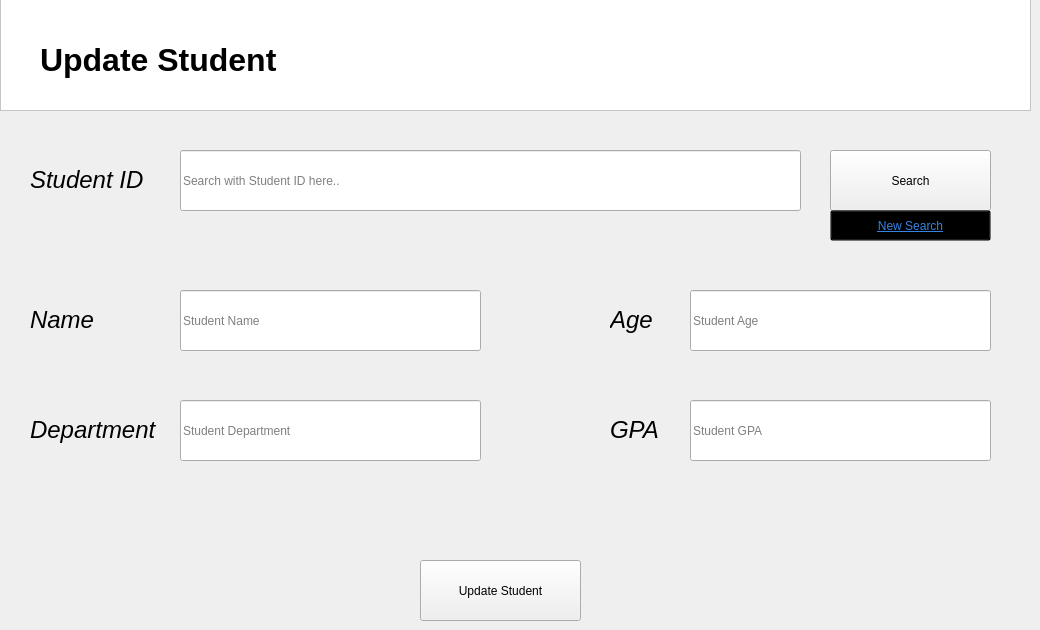
    <widget class="QWidget" name="update_students_page">
     <widget class="QFrame" name="frame_title_5">
      <property name="geometry">
       <rect>
        <x>0</x>
        <y>-10</y>
        <width>1031</width>
        <height>121</height>
       </rect>
      </property>
      <property name="styleSheet">
       <string notr="true">background-color: rgb(255, 255, 255);</string>
      </property>
      <property name="frameShape">
       <enum>QFrame::Shape::StyledPanel</enum>
      </property>
      <property name="frameShadow">
       <enum>QFrame::Shadow::Raised</enum>
      </property>
      <widget class="QLabel" name="label_title_4">
       <property name="geometry">
        <rect>
         <x>40</x>
         <y>40</y>
         <width>441</width>
         <height>61</height>
        </rect>
       </property>
       <property name="text">
        <string>&lt;html&gt;&lt;head/&gt;&lt;body&gt;&lt;p&gt;&lt;span style=&quot; font-size:24pt; font-weight:700;&quot;&gt;Update Student&lt;/span&gt;&lt;/p&gt;&lt;/body&gt;&lt;/html&gt;</string>
       </property>
      </widget>
     </widget>
     <widget class="QPushButton" name="btn_update">
      <property name="geometry">
       <rect>
        <x>420</x>
        <y>560</y>
        <width>161</width>
        <height>61</height>
       </rect>
      </property>
      <property name="cursor">
       <cursorShape>PointingHandCursor</cursorShape>
      </property>
      <property name="text">
       <string>Update Student</string>
      </property>
     </widget>
     <widget class="QLineEdit" name="field_gpa_u">
      <property name="geometry">
       <rect>
        <x>690</x>
        <y>400</y>
        <width>301</width>
        <height>61</height>
       </rect>
      </property>
      <property name="readOnly">
       <bool>false</bool>
      </property>
      <property name="placeholderText">
       <string>Student GPA</string>
      </property>
     </widget>
     <widget class="QLabel" name="label_28">
      <property name="geometry">
       <rect>
        <x>610</x>
        <y>400</y>
        <width>81</width>
        <height>61</height>
       </rect>
      </property>
      <property name="styleSheet">
       <string notr="true">background-color: transparent;</string>
      </property>
      <property name="text">
       <string>&lt;html&gt;&lt;head/&gt;&lt;body&gt;&lt;p&gt;&lt;span style=&quot; font-size:18pt; font-style:italic;&quot;&gt;GPA&lt;/span&gt;&lt;/p&gt;&lt;/body&gt;&lt;/html&gt;</string>
      </property>
     </widget>
     <widget class="QLineEdit" name="field_age_u">
      <property name="geometry">
       <rect>
        <x>690</x>
        <y>290</y>
        <width>301</width>
        <height>61</height>
       </rect>
      </property>
      <property name="cursor">
       <cursorShape>IBeamCursor</cursorShape>
      </property>
      <property name="readOnly">
       <bool>false</bool>
      </property>
      <property name="placeholderText">
       <string>Student Age</string>
      </property>
     </widget>
     <widget class="QLabel" name="label_29">
      <property name="geometry">
       <rect>
        <x>30</x>
        <y>290</y>
        <width>81</width>
        <height>61</height>
       </rect>
      </property>
      <property name="styleSheet">
       <string notr="true">background-color: transparent;</string>
      </property>
      <property name="text">
       <string>&lt;html&gt;&lt;head/&gt;&lt;body&gt;&lt;p&gt;&lt;span style=&quot; font-size:18pt; font-style:italic;&quot;&gt;Name&lt;/span&gt;&lt;/p&gt;&lt;/body&gt;&lt;/html&gt;</string>
      </property>
     </widget>
     <widget class="QLabel" name="label_30">
      <property name="geometry">
       <rect>
        <x>30</x>
        <y>400</y>
        <width>151</width>
        <height>61</height>
       </rect>
      </property>
      <property name="styleSheet">
       <string notr="true">background-color: transparent;</string>
      </property>
      <property name="text">
       <string>&lt;html&gt;&lt;head/&gt;&lt;body&gt;&lt;p&gt;&lt;span style=&quot; font-size:18pt; font-style:italic;&quot;&gt;Department&lt;/span&gt;&lt;/p&gt;&lt;/body&gt;&lt;/html&gt;</string>
      </property>
     </widget>
     <widget class="QLineEdit" name="field_dept_u">
      <property name="geometry">
       <rect>
        <x>180</x>
        <y>400</y>
        <width>301</width>
        <height>61</height>
       </rect>
      </property>
      <property name="readOnly">
       <bool>false</bool>
      </property>
      <property name="placeholderText">
       <string>Student Department</string>
      </property>
     </widget>
     <widget class="QLabel" name="label_31">
      <property name="geometry">
       <rect>
        <x>610</x>
        <y>290</y>
        <width>81</width>
        <height>61</height>
       </rect>
      </property>
      <property name="styleSheet">
       <string notr="true">background-color: transparent;</string>
      </property>
      <property name="text">
       <string>&lt;html&gt;&lt;head/&gt;&lt;body&gt;&lt;p&gt;&lt;span style=&quot; font-size:18pt; font-style:italic;&quot;&gt;Age&lt;/span&gt;&lt;/p&gt;&lt;/body&gt;&lt;/html&gt;</string>
      </property>
     </widget>
     <widget class="QLineEdit" name="field_name_u">
      <property name="geometry">
       <rect>
        <x>180</x>
        <y>290</y>
        <width>301</width>
        <height>61</height>
       </rect>
      </property>
      <property name="readOnly">
       <bool>false</bool>
      </property>
      <property name="placeholderText">
       <string>Student Name</string>
      </property>
     </widget>
     <widget class="QLineEdit" name="field_search_u">
      <property name="geometry">
       <rect>
        <x>180</x>
        <y>150</y>
        <width>621</width>
        <height>61</height>
       </rect>
      </property>
      <property name="placeholderText">
       <string>Search with Student ID here..</string>
      </property>
     </widget>
     <widget class="QPushButton" name="btn_search_u">
      <property name="geometry">
       <rect>
        <x>830</x>
        <y>150</y>
        <width>161</width>
        <height>61</height>
       </rect>
      </property>
      <property name="cursor">
       <cursorShape>PointingHandCursor</cursorShape>
      </property>
      <property name="text">
       <string>Search</string>
      </property>
     </widget>
     <widget class="QLabel" name="label_32">
      <property name="geometry">
       <rect>
        <x>30</x>
        <y>150</y>
        <width>131</width>
        <height>61</height>
       </rect>
      </property>
      <property name="styleSheet">
       <string notr="true">background-color: transparent;</string>
      </property>
      <property name="text">
       <string>&lt;html&gt;&lt;head/&gt;&lt;body&gt;&lt;p&gt;&lt;span style=&quot; font-size:18pt; font-style:italic;&quot;&gt;Student ID&lt;/span&gt;&lt;/p&gt;&lt;/body&gt;&lt;/html&gt;</string>
      </property>
     </widget>
     <widget class="QPushButton" name="btn_new_u">
      <property name="geometry">
       <rect>
        <x>830</x>
        <y>210</y>
        <width>161</width>
        <height>31</height>
       </rect>
      </property>
      <property name="font">
       <font>
        <underline>true</underline>
        <fontweight>DemiBold</fontweight>
       </font>
      </property>
      <property name="cursor">
       <cursorShape>PointingHandCursor</cursorShape>
      </property>
      <property name="styleSheet">
       <string notr="true">background-color: transparent;
color: rgb(53, 132, 228);</string>
      </property>
      <property name="text">
       <string>New Search</string>
      </property>
     </widget>
    </widget>
